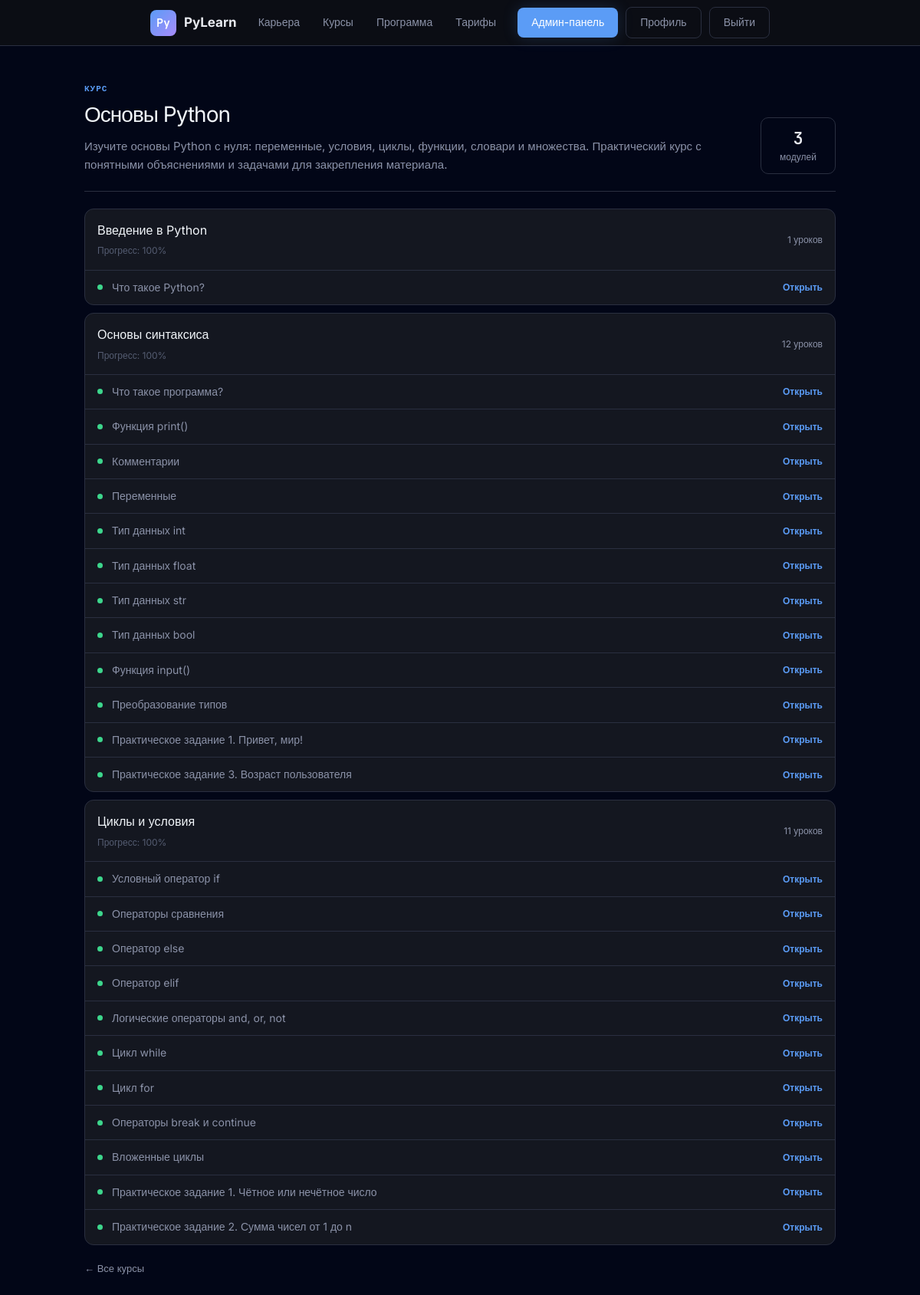
The app's page /students/python-basics/ (signed in) with its own data.
### courses/models.py (models this page shows, shortened)
class Course(models.Model):
    title = models.CharField(max_length=200)
    description = models.TextField(blank=True)
    slug = models.SlugField(unique=True)

class Module(models.Model):
    course = models.ForeignKey(Course, related_name='modules', on_delete=models.CASCADE)
    title = models.CharField(max_length=200)
    order = models.PositiveIntegerField()
    class Meta:
        ordering = ['order']

class Lesson(models.Model):
    module = models.ForeignKey(Module, related_name='lessons', on_delete=models.CASCADE)
    title = models.CharField(max_length=200, verbose_name='Название')
    lesson_type = models.CharField(
        max_length=20,
        choices=(('text','Текст'),('video','Видео'),('task','Задача')),
        verbose_name='Тип урока',
        default='text'
    )
    content = models.TextField(blank=True, verbose_name='Описание задачи')  # описание задачи
    order = models.PositiveIntegerField(default=0, verbose_name='Порядок выполнения')
    input_description = models.TextField(blank=True, verbose_name='Входные данные')
    output_description = models.TextField(blank=True, verbose_name='Выходные данные')
    code_template = models.TextField(blank=True, verbose_name="Шаблон кода")
    video_url = models.URLField(blank=True, null=True)

### students/views.py (the view)
# urls.py: path('<slug:slug>/', course_detail, name='course_detail'),
@login_required
def course_detail(request, slug):
    course = get_object_or_404(Course, slug=slug)
    modules = course.modules.prefetch_related('lessons').all()
    lesson_progress = {lp.lesson_id: lp.is_completed for lp in LessonProgress.objects.filter(user=request.user)}
    module_progress = {}
    for module in modules:
        lessons = module.lessons.all()
        total = lessons.count()
        completed = sum(1 for l in lessons if lesson_progress.get(l.id))
        module_progress[module.id] = int((completed / total) * 100) if total > 0 else 0
    return render(request, 'students/course_detail.html', {
        'course': course,
        'modules': modules,
        'lesson_progress': lesson_progress,
        'module_progress': module_progress
    })

### students/templatetags/custom_filters.py (called while the page is built)
@register.filter
def get_item(dictionary, key):
    return dictionary.get(key)

### students/templates/students/course_detail.html
{% extends "base.html" %}{% load custom_filters %}{% load static %}{% block title %}{{ course.title }}{% endblock %}{% block link %}<link rel="stylesheet" href="{% static 'css/learning.css' %}">{% endblock %}{% block content %}<div class="learning"><header class="learning-header"><div><p class="learning-kicker">Курс</p><h1 class="learning-title">{{ course.title }}</h1><p class="learning-lead">{{ course.description }}</p></div><div class="course-summary"><strong>{{ modules|length }}</strong> модулей</div></header><div class="module-list">{% for module in modules %}<section class="module-row"><div class="module-top"><div><h2 class="module-name">{{ module.title }}</h2><p class="module-meta">Прогресс: {{ module_progress|get_item:module.id }}%</p></div><span class="module-count">{{ module.lessons.count }} уроков</span></div><div class="module-lessons">{% for lesson in module.lessons.all %}<div class="lesson-row{% if lesson_progress|get_item:lesson.id %} done{% endif %}"><span class="lesson-dot"></span><span class="lesson-name">{{ lesson.title }}</span><a href="{% url 'students:lesson_detail' lesson.id %}" class="lesson-open">{% if lesson_progress|get_item:lesson.id %}Открыть{% else %}Начать{% endif %}</a></div>{% endfor %}</div></section>{% endfor %}</div><div class="lesson-actions"><a class="back-link" href="{% url 'students:course_list' %}">← Все курсы</a></div></div>{% endblock %}

### static/css/theme.css (style rules this page uses)
:root { --bg-base: #0d0f14; --bg-surface: #141720; --bg-card: #1a1e2b; --bg-hover: #212636; --border: #2a2f40; --border-light: #323848; --text-primary: #e8eaf0; --text-secondary:#8b92a8; --text-muted: #555d72; --accent: #5b9cf6; --accent-glow: rgba(91,156,246,.18); --accent-dim: rgba(91,156,246,.08); --green: #3dd68c; --green-dim: rgba(61,214,140,.1); --orange: #f5a524; --orange-dim: rgba(245,165,36,.1); --red: #f55; --radius: 10px; --radius-lg:16px; --font-mono: 'JetBrains Mono', monospace; --font-sans: 'Inter', sans-serif; }
*, *::before, *::after { box-sizing: border-box; margin: 0; padding: 0; }
html { scroll-behavior: smooth; }
body { background: var(--bg-base); color: var(--text-primary); font-family: var(--font-sans); font-size: 15px; line-height: 1.6; }
a { color: inherit; }

### students/static/css/learning.css (style rules this page uses)
.learning { max-width:980px; margin:0 auto; }
.learning-header { display:flex; justify-content:space-between; align-items:flex-end; gap:18px; padding:8px 0 22px; border-bottom:1px solid var(--border); margin-bottom:22px; }
.learning-kicker { color:var(--accent); font:600 11px var(--font-mono); letter-spacing:.09em; text-transform:uppercase; margin:0 0 5px; }
.learning-title { margin:0; font-size:28px; letter-spacing:-.035em; }
.learning-lead { color:var(--text-secondary); margin:7px 0 0; }
.course-card,.learning-panel,.module-row { background:var(--bg-surface); border:1px solid var(--border); border-radius:12px; }
.course-summary { min-width:98px; padding:12px; text-align:center; border:1px solid var(--border); border-radius:10px; color:var(--text-secondary); font-size:12px; }
.course-summary strong { display:block; color:var(--text-primary); font:600 22px var(--font-mono); }
.module-list { display:grid; gap:10px; }
.module-row { overflow:hidden; }
.module-top { display:flex; justify-content:space-between; align-items:center; gap:12px; padding:15px 16px; }
.module-name { margin:0; font-size:16px; }
.module-meta { color:var(--text-muted); font-size:12px; margin:4px 0 0; }
.module-count { color:var(--text-secondary); font-size:12px; white-space:nowrap; }
.module-lessons { border-top:1px solid var(--border); }
.lesson-row { display:flex; align-items:center; gap:12px; padding:11px 16px; border-bottom:1px solid var(--border); }
.lesson-row:last-child { border:0; }
.lesson-dot { width:7px; height:7px; border-radius:50%; background:var(--border-light); flex:none; }
.lesson-row.done .lesson-dot { background:var(--green); }
.lesson-name { flex:1; font-size:14px; }
.lesson-row.done .lesson-name { color:var(--text-secondary); }
.lesson-open { color:var(--accent); font-size:12px; font-weight:600; text-decoration:none; }
.lesson-actions { display:flex; justify-content:space-between; gap:10px; align-items:center; margin-top:20px; }
.back-link { color:var(--text-secondary); text-decoration:none; font-size:13px; }

### records on screen
Course: title "Основы Python", description "Изучите основы Python с нуля: переменные, условия, циклы, функции, словари и множества. Практический курс с понятными объяснениями и задачами для закрепления материала."
Module: title "Введение в Python", id "100", lessons.count "1"
Lesson: title "Что такое Python?", shows "Открыть"
Module: title "Основы синтаксиса", id "100", lessons.count "12"
Lesson: title "Что такое программа?", shows "Открыть"
Lesson: title "Функция print()", shows "Открыть"
Lesson: title "Комментарии", shows "Открыть"
Lesson: title "Переменные", shows "Открыть"
Lesson: title "Тип данных int", shows "Открыть"
Lesson: title "Тип данных float", shows "Открыть"
Lesson: title "Тип данных str", shows "Открыть"
Lesson: title "Тип данных bool", shows "Открыть"
Lesson: title "Функция input()", shows "Открыть"
Lesson: title "Преобразование типов", shows "Открыть"
Lesson: title "Практическое задание 1. Привет, мир!", shows "Открыть"
Lesson: title "Практическое задание 3. Возраст пользователя", shows "Открыть"
Module: title "Циклы и условия", id "100", lessons.count "11"
Lesson: title "Условный оператор if", shows "Открыть"
Lesson: title "Операторы сравнения", shows "Открыть"
Lesson: title "Оператор else", shows "Открыть"
Lesson: title "Оператор elif", shows "Открыть"
Lesson: title "Логические операторы and, or, not", shows "Открыть"
Lesson: title "Цикл while", shows "Открыть"
Lesson: title "Цикл for", shows "Открыть"
Lesson: title "Операторы break и continue", shows "Открыть"
Lesson: title "Вложенные циклы", shows "Открыть"
Lesson: title "Практическое задание 1. Чётное или нечётное число", shows "Открыть"
Lesson: title "Практическое задание 2. Сумма чисел от 1 до n", shows "Открыть"

### other values on screen
{{ modules|length }} "3"
